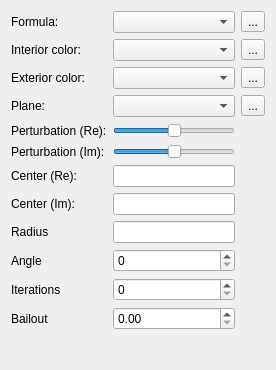
<?xml version="1.0" encoding="UTF-8"?>
<ui version="4.0">
 <class>FractalParameters</class>
 <widget class="QWidget" name="FractalParameters">
  <property name="geometry">
   <rect>
    <x>0</x>
    <y>0</y>
    <width>276</width>
    <height>370</height>
   </rect>
  </property>
  <layout class="QGridLayout" name="gridLayout">
   <item row="0" column="0">
    <widget class="QLabel" name="label">
     <property name="text">
      <string>Formula:</string>
     </property>
    </widget>
   </item>
   <item row="0" column="1">
    <widget class="QComboBox" name="formula">
     <property name="editable">
      <bool>false</bool>
     </property>
    </widget>
   </item>
   <item row="0" column="2">
    <widget class="QToolButton" name="toolButton">
     <property name="text">
      <string>...</string>
     </property>
    </widget>
   </item>
   <item row="1" column="0">
    <widget class="QLabel" name="label_2">
     <property name="text">
      <string>Interior color:</string>
     </property>
    </widget>
   </item>
   <item row="1" column="1">
    <widget class="QComboBox" name="interiorColor"/>
   </item>
   <item row="2" column="0">
    <widget class="QLabel" name="label_3">
     <property name="text">
      <string>Exterior color:</string>
     </property>
    </widget>
   </item>
   <item row="2" column="1">
    <widget class="QComboBox" name="exteriorColor"/>
   </item>
   <item row="3" column="0">
    <widget class="QLabel" name="label_4">
     <property name="text">
      <string>Plane:</string>
     </property>
    </widget>
   </item>
   <item row="3" column="1">
    <widget class="QComboBox" name="plane"/>
   </item>
   <item row="4" column="0">
    <widget class="QLabel" name="label_5">
     <property name="text">
      <string>Perturbation (Re):</string>
     </property>
    </widget>
   </item>
   <item row="5" column="0">
    <widget class="QLabel" name="label_9">
     <property name="text">
      <string>Perturbation (Im):</string>
     </property>
    </widget>
   </item>
   <item row="6" column="0">
    <widget class="QLabel" name="label_6">
     <property name="text">
      <string>Center (Re):</string>
     </property>
    </widget>
   </item>
   <item row="6" column="1">
    <widget class="QLineEdit" name="centerX"/>
   </item>
   <item row="7" column="0">
    <widget class="QLabel" name="label_10">
     <property name="text">
      <string>Center (Im):</string>
     </property>
    </widget>
   </item>
   <item row="7" column="1">
    <widget class="QLineEdit" name="centerY"/>
   </item>
   <item row="8" column="0">
    <widget class="QLabel" name="label_7">
     <property name="text">
      <string>Radius</string>
     </property>
    </widget>
   </item>
   <item row="8" column="1">
    <widget class="QLineEdit" name="radius"/>
   </item>
   <item row="9" column="0">
    <widget class="QLabel" name="label_8">
     <property name="text">
      <string>Angle</string>
     </property>
    </widget>
   </item>
   <item row="10" column="0">
    <widget class="QLabel" name="label_13">
     <property name="text">
      <string>Iterations</string>
     </property>
    </widget>
   </item>
   <item row="11" column="0">
    <widget class="QLabel" name="label_14">
     <property name="text">
      <string>Bailout</string>
     </property>
    </widget>
   </item>
   <item row="1" column="2">
    <widget class="QToolButton" name="toolButton_2">
     <property name="text">
      <string>...</string>
     </property>
    </widget>
   </item>
   <item row="2" column="2">
    <widget class="QToolButton" name="toolButton_3">
     <property name="text">
      <string>...</string>
     </property>
    </widget>
   </item>
   <item row="3" column="2">
    <widget class="QToolButton" name="toolButton_4">
     <property name="text">
      <string>...</string>
     </property>
    </widget>
   </item>
   <item row="11" column="1">
    <widget class="QDoubleSpinBox" name="doubleSpinBox"/>
   </item>
   <item row="10" column="1">
    <widget class="QSpinBox" name="spinBox"/>
   </item>
   <item row="9" column="1">
    <widget class="QSpinBox" name="spinBox_2"/>
   </item>
   <item row="12" column="0">
    <spacer name="verticalSpacer">
     <property name="orientation">
      <enum>Qt::Vertical</enum>
     </property>
     <property name="sizeHint" stdset="0">
      <size>
       <width>20</width>
       <height>40</height>
      </size>
     </property>
    </spacer>
   </item>
   <item row="4" column="1">
    <widget class="QSlider" name="perturbationX">
     <property name="minimum">
      <number>-50</number>
     </property>
     <property name="maximum">
      <number>50</number>
     </property>
     <property name="orientation">
      <enum>Qt::Horizontal</enum>
     </property>
    </widget>
   </item>
   <item row="5" column="1">
    <widget class="QSlider" name="perturbationY">
     <property name="minimum">
      <number>-50</number>
     </property>
     <property name="maximum">
      <number>50</number>
     </property>
     <property name="singleStep">
      <number>1</number>
     </property>
     <property name="orientation">
      <enum>Qt::Horizontal</enum>
     </property>
    </widget>
   </item>
  </layout>
 </widget>
 <tabstops>
  <tabstop>formula</tabstop>
  <tabstop>toolButton</tabstop>
  <tabstop>interiorColor</tabstop>
  <tabstop>exteriorColor</tabstop>
  <tabstop>plane</tabstop>
  <tabstop>radius</tabstop>
 </tabstops>
 <resources/>
 <connections/>
</ui>
